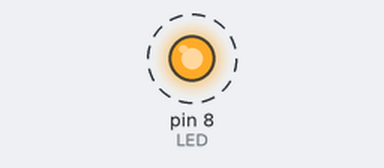
The sketch below on a simulated Arduino Uno, built with avr-gcc and run on an emulated ATmega328P. Parts: output pins drawn as LEDs (lit = HIGH). Dashed ring = blinking.

Above: at 0.2 s.
Timing chart, 0 to 3.0 s (numbered marks = the images above):
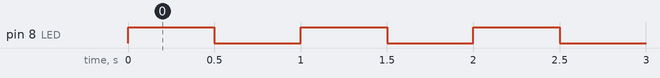

Measured:
- by itself, pin 8 (LED): alternates HIGH for 0.50 s and LOW for 0.50 s

The sketch:

ledtest.ino
```cpp
int LED = 8;

void setup () {

  pinMode(LED, OUTPUT);

}

void loop () {

  digitalWrite(LED, HIGH);
  delay(500);
  digitalWrite(LED, LOW);
  delay(500);

}
```
